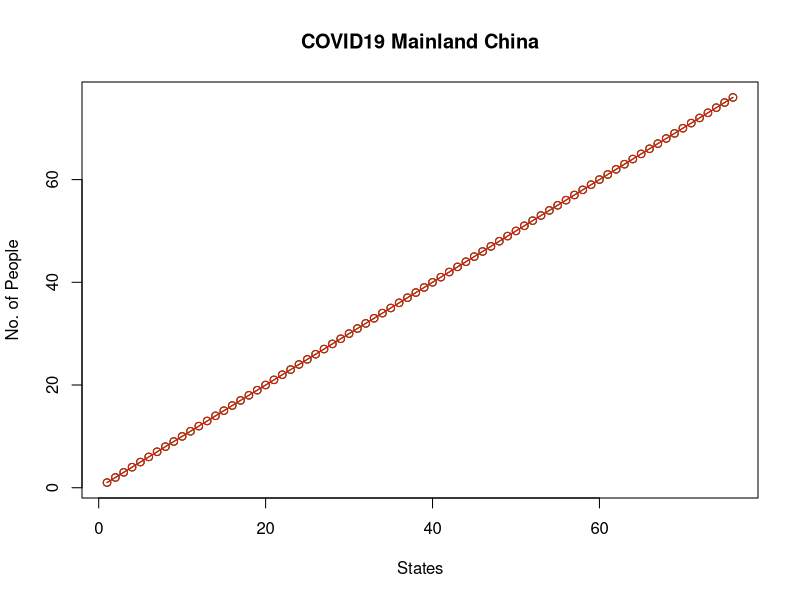

This chart was generated by the following R code: (Note: this script raises an error after producing the figure.)
#####  LIBRARIES  #####

#library(ggplot2)   # gg menns ->   grammer of graphics
library(tidyverse)  # includes ggplot2
library(lattice)

#------------------------------------------------------------------------#



### Loading files ###

Confirmed = read.csv("ready_to_use/COVID-19/Confirmed.csv")
Deaths = read.csv("ready_to_use/COVID-19/Deaths.csv")
Recovered = read.csv("ready_to_use/COVID-19/Recovered.csv")

bulk.summary = read.csv("ready_to_use/COVID-19/bulk_summary.csv")

############################################

One.Country.States.daily.Confirmed = read.csv("ready_to_use/COVID-19/One_Country_States_daily_Confirmed.csv")
One.Country.States.daily.Deaths = read.csv("ready_to_use/COVID-19/One_Country_States_daily_Deaths.csv")
One.Country.States.daily.Recovered = read.csv("ready_to_use/COVID-19/One_Country_States_daily_Recovered.csv")

One.Country.Aggregate.daily.Confirmed = read.csv("ready_to_use/COVID-19/One_Country_Aggregate_daily_Confirmed.csv")
One.Country.Aggregate.daily.Deaths = read.csv("ready_to_use/COVID-19/One_Country_Aggregate_daily_Deaths.csv")
One.Country.Aggregate.daily.Recovered = read.csv("ready_to_use/COVID-19/One_Country_Aggregate_daily_Recovered.csv")

All.Countries.daily.Confirmed = read.csv("ready_to_use/COVID-19/All_Countries_daily_Confirmed.csv")
All.Countries.daily.Deaths = read.csv("ready_to_use/COVID-19/All_Countries_daily_Deaths.csv")
All.Countries.daily.Recovered = read.csv("ready_to_use/COVID-19/All_Countries_daily_Recovered.csv")


One.Country.States.summary = read.csv("ready_to_use/COVID-19/One_Country_States_summary.csv")
One.Country.Aggregate.summary = read.csv("ready_to_use/COVID-19/One_Country_Aggregate_summary.csv")
All.Countries.summary = read.csv("ready_to_use/COVID-19/All_Countries_summary.csv")




#---------------------------------------------------------------#




#################################
#######  VISUALIZATIONS  ########
#################################

# line graph    --->   in states of country
plot(x = 1:nrow(One.Country.States.summary), y = One.Country.States.summary$Confirmed, type = "o", col = "blue", xlab = "States", ylab = "No. of People",
     main = "COVID19 Mainland China")
lines(x = 1:nrow(One.Country.States.summary), y = One.Country.States.summary$Recovered, type = "o", col = "green")
lines(x = 1:nrow(One.Country.States.summary), y = One.Country.States.summary$Deaths, type = "o", col = "red")

# scatter plot
ggplot(One.Country.States.summary) + # a blank canvas
  geom_point(mapping = aes(x = One.Country.States.summary$States, y = One.Country.States.summary$Recovered)) +  # a layer of points
  xlab("States") +
  ylab("COVID19 Recovered") +
  ggtitle("Mainland China") +
  labs(fill = "Recovered")



#  Plotting state VS deaths --> country wise
ggplot(bulk.summary, aes(x = States, y = Confirmed, color = Country)) +
  geom_jitter(alpha = 0.7) +
  scale_y_continuous(breaks=seq(0,1500,50))   # sets y's range from 0 to 1500, with teak of 51



# scatter plot
ggplot(Countries.summary) + # a blank canvas
  geom_point(mapping = aes(x = Countries.summary$Deaths, y = Countries.summary$Deaths)) +  # a layer of points
  xlab("Country") +
  ylab("COVID19 Deaths") +
  ggtitle("Countries") +
  labs(fill = "Deaths") +
  scale_x_continuous(breaks=seq(0,1000,50)) 



